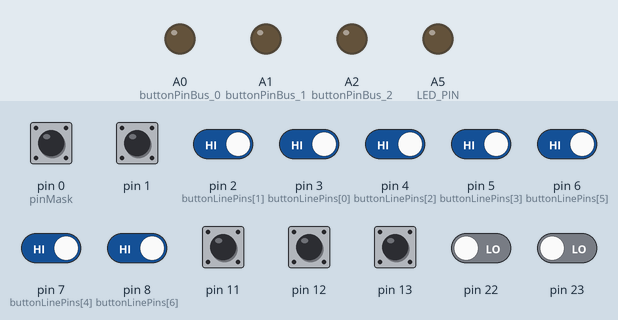
The sketch below on a simulated Arduino Uno, built with avr-gcc and run on an emulated ATmega328P. On the bench: output pins drawn as LEDs (lit = HIGH). Inputs (shaded band) come from the test bench; at power-on: pin 0 (pinMask), pin 1, pin 2 (buttonLinePins[1]), pin 3 (buttonLinePins[0]), pin 4 (buttonLinePins[2]), pin 5 (buttonLinePins[3]), pin 6 (buttonLinePins[5]), pin 7 (buttonLinePins[4]), pin 8 (buttonLinePins[6]), pin 11–13 HIGH, pin 22, pin 23 LOW. Sleep ends after the set time or at an interrupt; no radio packets arrive unless stated.

Above: at 5.0 s.
5.1 s: pin 4 (buttonLinePins[2]) driven LOW
At 5.5 s:
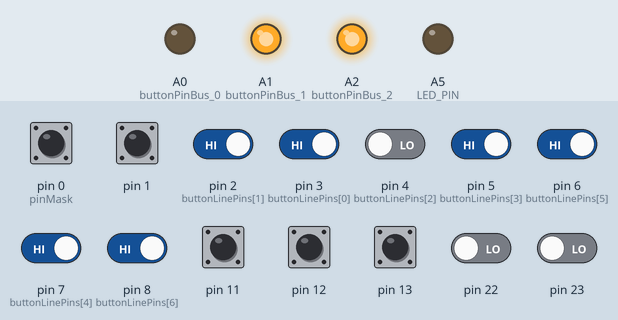
8.1 s: pin 2 (buttonLinePins[1]) driven LOW
At 9.2 s:
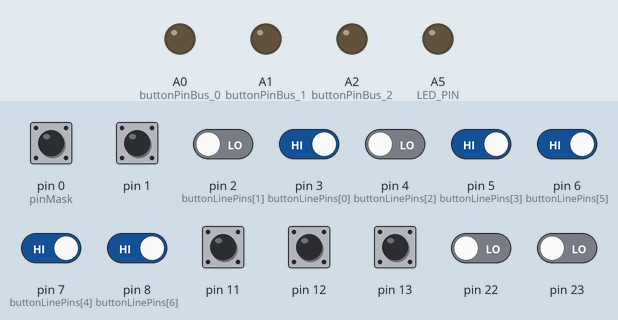
Timing chart, 0 to 11.1 s (numbered marks = the images above; inputs shaded):
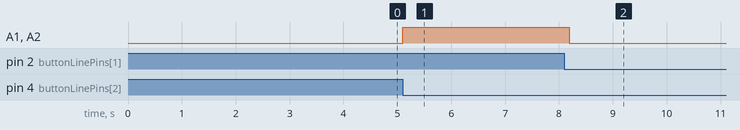

Measured:
- after the input at 5.1 s, A1 (buttonPinBus_1), A2 (buttonPinBus_2): LOW → HIGH at once
- after the input at 8.1 s, A1 (buttonPinBus_1), A2 (buttonPinBus_2): HIGH → LOW after 0.09 s

The sketch:

RemoteNRFController.ino
```cpp
/*
 * RemoteNRFController Rev 4
 * Description: Remote controller code with 21 buttons, deep sleep mode,
 *              and power-efficient handling of the nRF24L01+ and ATmega328P.
 * Date: 2025-01-23
 */

// #define DEBUG

#ifdef DEBUG
  #pragma message "Debugging enabled"
  #define DEBUG_PRINT(x) Serial.print(x)
  #define DEBUG_PRINTLN(x) Serial.println(x)
  #define DEBUG_PRINT_NUM(n, base) Serial.print(n, base)
#else
  #define DEBUG_PRINT(x)
  #define DEBUG_PRINTLN(x)
  #define DEBUG_PRINT_NUM(n, base)
#endif

#include <SPI.h>
#include <nRF24L01.h>
#include <RF24.h>
#include <avr/wdt.h>
#include <avr/sleep.h>
#include <avr/power.h>
#include <PinChangeInterrupt.h>  // For pin change interrupts on all buttons

#define CE_PIN 10
#define CSN_PIN 9
#define LED_PIN A5

const uint8_t buttonPinBus_0 = A0;
const uint8_t buttonPinBus_1 = A1;
const uint8_t buttonPinBus_2 = A2;

const uint8_t buttonBusPins[3] = {buttonPinBus_0, buttonPinBus_1, buttonPinBus_2};
const int buttonBusPinsCount = 3;
const uint8_t buttonLinePins[10] = {3, 2, 4, 5, 7, 6, 8};
const int buttonLinePinsCount = 7;

volatile bool wakeUpFlag = false;  // Flag to indicate wake-u

RF24 radio(CE_PIN, CSN_PIN);  // CE, CSN pins
const byte address[6] = "30012";  // Address for communication

// Define a unique ID for this remote controller in HEX
const unsigned long remoteID = 0xA1B2C3D4;  // Example: Remote ID in hexadecimal

void setup() {
  if (F_CPU == 8000000) clock_prescale_set(clock_div_2);
  if (F_CPU == 4000000) clock_prescale_set(clock_div_4);
  if (F_CPU == 2000000) clock_prescale_set(clock_div_8);
  if (F_CPU == 1000000) clock_prescale_set(clock_div_16);

  #ifdef DEBUG
  Serial.begin(9600);
  #endif

  DEBUG_PRINTLN("Setup");

  for (int i = 0; i < 20; i++) {
    pinMode(i, INPUT_PULLUP);  // For unused pins
  }

  pinMode(LED_PIN, OUTPUT);  // For LED_PIN, for my case 700 uA
  turnOffLed();

  for (int i = 0; i < 3; i++) {
    pinMode(buttonBusPins[i], OUTPUT);
    digitalWrite(buttonBusPins[i], LOW);
  }

  // Initialize buttons as input with pull-up resistors
  for (int i = 0; i < buttonLinePinsCount; i++) {
    pinMode(buttonLinePins[i], INPUT_PULLUP);
    attachPinChangeInterrupt(digitalPinToPCINT(buttonLinePins[i]), wakeUp, FALLING);
  }

  precomputeBusStates();

  // Initialize the radio
  radio.begin();
  radio.openWritingPipe(address);
  radio.setPALevel(RF24_PA_LOW);  // Low power for battery saving
  radio.stopListening();  // Set as a transmitter

  sleepMode();
}

void loop() {
  static unsigned long sentMs;
  static int line;

  int pressedButton = -1;
  if (wakeUpFlag) {
    DEBUG_PRINTLN("wakeUp");

    pressedButton = readSelectedButton();

    if (pressedButton != -1) {
      sendButtonPress(pressedButton);

      #ifdef DEBUG
      Serial.flush();  // Wait until all data is sent
      #endif
      debounceWithSleep(128);  // Enter sleep mode, but in real delay 300 ...
    }

    enabeAllBus();
  }

  if (pressedButton == -1) {
    wakeUpFlag = false;
    sleepMode();
  }
}

void sendButtonPress(int buttonIndex) {
  // Create a message structure
  struct Message {
    unsigned long remoteID;  // Remote ID in HEX
    int buttonIndex;         // Button index
  };

  Message msg;
  msg.remoteID = remoteID;  // Assign Remote ID
  msg.buttonIndex = buttonIndex;

  // Power up the radio, send the message, and power down
  radio.powerUp();
  bool success = radio.write(&msg, sizeof(msg));
  radio.powerDown();

  // Debugging via Serial Monitor
  DEBUG_PRINT("Remote ID: 0x");
  DEBUG_PRINT_NUM(remoteID, HEX);  // Print ID in HEX format
  DEBUG_PRINT(" - Button ");
  DEBUG_PRINT(buttonIndex);
  DEBUG_PRINTLN(success ? " Sent Successfully" : " Failed to Send");
}

void turnOnLed() {
  digitalWrite(LED_PIN, HIGH);
}

void turnOffLed() {
  digitalWrite(LED_PIN, LOW);
}

//

void setupWatchdogTimer(uint16_t millis) {
  cli();
  wdt_reset();
  uint8_t wdtPrescaler = 0;
  if (millis <= 16) wdtPrescaler = (1 << WDP0);
  else if (millis <= 32) wdtPrescaler = (1 << WDP1);
  else if (millis <= 64) wdtPrescaler = (1 << WDP1) | (1 << WDP0);
  else if (millis <= 128) wdtPrescaler = (1 << WDP2);
  else if (millis <= 256) wdtPrescaler = (1 << WDP2) | (1 << WDP0);
  else if (millis <= 512) wdtPrescaler = (1 << WDP2) | (1 << WDP1);
  else if (millis <= 1024) wdtPrescaler = (1 << WDP2) | (1 << WDP1) | (1 << WDP0);
  else if (millis <= 2048) wdtPrescaler = (1 << WDP3);
  else if (millis <= 4096) wdtPrescaler = (1 << WDP3) | (1 << WDP0);
  else wdtPrescaler = (1 << WDP3) | (1 << WDP1);
  WDTCSR |= (1 << WDCE) | (1 << WDE);
  WDTCSR = wdtPrescaler;
  WDTCSR |= (1 << WDIE);
  sei();
}

ISR(WDT_vect) {
  wdt_disable();
}

void sleepWithWatchdog(uint16_t millis) {
  // detachPinChangeInterrupt
  for (int i = 0; i < buttonLinePinsCount; i++) {
    detachPinChangeInterrupt(digitalPinToPCINT(buttonLinePins[i]));
  }

  //Disable ADC
  ADCSRA &= ~(1<<ADEN);

  set_sleep_mode(SLEEP_MODE_PWR_DOWN);
  sleep_enable();
  setupWatchdogTimer(millis);
  sleep_mode();
  sleep_disable();

  // Re-enable ADC
  ADCSRA |= (1 << ADEN);

  // attachPinChangeInterrupt
  for (int i = 0; i < buttonLinePinsCount; i++) {
    attachPinChangeInterrupt(digitalPinToPCINT(buttonLinePins[i]), wakeUp, FALLING);
  }
}

void debounceWithSleep(uint16_t millis) {
  sleepWithWatchdog(millis);
}

//

void wakeUp() {
  // Set the wake-up flag
  wakeUpFlag = true;
}

void sleepMode() {
  DEBUG_PRINTLN("enter sleep");
  #ifdef DEBUG
  Serial.flush();
  #endif

  // Power down the nRF24L01+
  radio.powerDown();

  ADCSRA &= ~(1<<ADEN); //Disable ADC
  ACSR = (1<<ACD); //Disable the analog comparator
  DIDR0 = 0x3F; //Disable digital input buffers on all ADC0-ADC5 pins
  DIDR1 = (1<<AIN1D)|(1<<AIN0D); //Disable digital input buffer on AIN1/0

  power_all_disable();
  power_adc_disable();
  power_twi_disable();
  power_spi_disable();
  power_usart0_disable();
  power_timer0_disable();
  power_timer1_disable();
  power_timer2_disable();

  // Set sleep mode to power-down
  set_sleep_mode(SLEEP_MODE_PWR_DOWN);

  // Disable Brown-Out Detector (BOD)
  sleep_bod_disable();

  // Enter sleep mode
  sleep_enable();
  sleep_mode();  // The MCU sleeps here until an interrupt occurs

  // Wake up here
  sleep_disable();  // Disable sleep mode after waking up
  power_all_enable();

  // Re-enable ADC
  ADCSRA |= (1 << ADEN);
}

// Utils

//Line: 128-320 us
//Bus: 192 - 640 us
int readSelectedButton() {

  #ifdef DEBUG
  static unsigned long start;
  static unsigned long selectedLineMs;
  static unsigned long selectedBusMs;

  start = micros();
  #endif

  int selectedLinePin = readSelectedLinePin();
  int selectedBus = -1; // Initialize selectedBus variable

  #ifdef DEBUG
  selectedLineMs = micros() - start;
  start = micros();
  #endif

  if (selectedLinePin != -1) {
    turnOnLed(); // not the best place, but I do not want to turn on led during transmission to decrease peak consumption

    selectedBus = readSelectedBusWithPin(selectedLinePin);  // Create a mask for buttonBusPins (assuming they are on PORTC)

    turnOffLed();

    #ifdef DEBUG
    selectedBusMs = micros() - start;

    DEBUG_PRINT("Selected line pin: ");
    DEBUG_PRINT(selectedLinePin);  // Print ID in HEX format
    DEBUG_PRINT("; selected bus: ");
    DEBUG_PRINTLN(selectedBus);

    DEBUG_PRINT("Selected line us: ");
    DEBUG_PRINT(selectedLineMs);
    DEBUG_PRINT("; Selected Bus us: ");
    DEBUG_PRINTLN(selectedBusMs);  // Print ID in HEX format
    #endif

    if (selectedBus != -1) {
      return (selectedBus * 10) + selectedLinePin;
    }
  }

  return -1;
}

static uint8_t busStateMask[buttonBusPinsCount];  // Store (bitMask[i1] | bitMask[i2])

void precomputeBusStates() {
  for (uint8_t i = 0; i < buttonBusPinsCount; i++) {
    uint8_t i1 = (i + 1) % buttonBusPinsCount;
    uint8_t i2 = (i + 2) % buttonBusPinsCount;
    busStateMask[i] = digitalPinToBitMask(buttonBusPins[i1]) | digitalPinToBitMask(buttonBusPins[i2]);
  }
}

int readSelectedBusWithPin(int selectedPin) {
  int selectedBus = -1;  // Initialize selectedBus variable
  static uint8_t portMask = buttonBusPinsMask();  // Create a mask for buttonBusPins (assuming they are on PORTC)

  for (uint8_t i = 0; i < buttonBusPinsCount; i++) {
    // Set the bus state in one operation
    PORTC = (PORTC & ~portMask) | busStateMask[i];

    int newSelectedPin = readSelectedLinePin();
    if (selectedPin == newSelectedPin) {
      selectedBus = i;
      break;
    }
  }
  return selectedBus;
}

int readSelectedLinePin() {
  int selectedLinePin = -1;

  // Mask for pins to check on PORTD (pins 0-7 on ATmega328P)
  static uint8_t pinPortDMask = buttonLinePinsMaskPortD(); // 0 - 7
  static uint8_t pinPortBMask = buttonLinePinsMaskPortB(); // 8 - 13

  // Read the entire PORTD and PORTB
  uint8_t pinPortDStates = PIND | ~pinPortDMask; // mark all bits that not in mask as HIGH

  selectedLinePin = getLowPinFromPort(pinPortDStates);
  if (selectedLinePin == -1) {
    uint8_t pinPortBStates = PINB | ~pinPortBMask; // mark all bits that not in mask as HIGH
    selectedLinePin = getLowPinFromPort(pinPortBStates);
    if (selectedLinePin >= 0) {
      selectedLinePin += 8;
    }
  }

  return selectedLinePin;
}

int getLowPinFromPort(uint8_t portStates) {
  // Check which pin is LOW in the given port state.
  // Only one pin is assumed to be LOW at a time.

  if (portStates == 0b11111110) return 0; // 254 Pin 0 is LOW
  else if (portStates == 0b11111101) return 1; // 253 Pin 1 is LOW
  else if (portStates == 0b11111011) return 2; // 251 Pin 2 is LOW
  else if (portStates == 0b11110111) return 3; // 247 Pin 3 is LOW
  else if (portStates == 0b11101111) return 4; // 239 Pin 4 is LOW
  else if (portStates == 0b11011111) return 5; // 223 Pin 5 is LOW
  else if (portStates == 0b10111111) return 6; // 191 Pin 6 is LOW
  else if (portStates == 0b01111111) return 7; // 127 Pin 7 is LOW
  else return -1; // No LOW pin detected
}

void enabeAllBus() {
  static uint8_t portMask = buttonBusPinsMask();
  PORTC &= ~portMask;  // Set all bus pins to LOW
}

uint8_t buttonLinePinsMaskPortD() {
  uint8_t pinMask = 0;
  for (int i = 0; i < buttonLinePinsCount; i++) {
    if (buttonLinePins[i] >= 2 && buttonLinePins[i] <= 7) {
      pinMask |= digitalPinToBitMask(buttonLinePins[i]);  // Create a mask for the pins
    }
  }
  return pinMask;
}

uint8_t buttonLinePinsMaskPortB() {
  uint8_t pinMask = 0;
  for (int i = 0; i < buttonLinePinsCount; i++) {
    if (buttonLinePins[i] >= 8 && buttonLinePins[i] <= 13) {
      pinMask |= digitalPinToBitMask(buttonLinePins[i]);  // Create a mask for the pins
    }
  }
  return pinMask;
}

uint8_t buttonBusPinsMask() {
  uint8_t pinMask = 0;
  for (int i = 0; i < buttonBusPinsCount; i++) {
    pinMask |= digitalPinToBitMask(buttonBusPins[i]);  // Create a mask for the pins
  }
  return pinMask;
}

//Line: 384; then 128-192 us
//Bus: 3000 us
int readSelectedButton1() {
  static unsigned long start;
  static unsigned long selectedLineMs;
  static unsigned long selectedBusMs;

  start = micros();

  unsigned long selectedLine = -1;
  for (int i = 0; i < buttonLinePinsCount; i++) {
    if (digitalRead(buttonLinePins[i]) == LOW) {
      selectedLine = i;
      break;
    }
  }

  selectedLineMs = micros() - start;
  start = micros();

  if (selectedLine != -1) {
    int selectedBus = -1;
    for (int i = 0; i < buttonBusPinsCount; i++) {
      int i1 = (i + 1) % buttonBusPinsCount;
      int i2 = (i + 2) % buttonBusPinsCount;
      digitalWrite(buttonBusPins[i], LOW);
      digitalWrite(buttonBusPins[i1], HIGH);
      digitalWrite(buttonBusPins[i2], HIGH);

      if (digitalRead(buttonLinePins[selectedLine]) == LOW) {
        selectedBus = i;
        break;
      }
    }

    selectedBusMs = micros() - start;

    DEBUG_PRINT("Selected line: ");
    DEBUG_PRINT(selectedLine);  // Print ID in HEX format
    DEBUG_PRINT("; selected bus: ");
    DEBUG_PRINTLN(selectedBus);

    DEBUG_PRINT("Selected line us: ");
    DEBUG_PRINT(selectedLineMs);
    DEBUG_PRINT("; Selected Bus us: ");
    DEBUG_PRINTLN(selectedBusMs);  // Print ID in HEX format

    if (selectedBus != -1) {
      return (selectedBus * 10) + selectedLine;
    }
  }
  return -1;
}

// void test() {
  // Return to sleep mode
  // radio.powerDown();  // Ensure the radio is in power-down mode
  // Serial.println("radio.powerDown");

  // sleepMode();

  // Serial.println("powerUp");
  // radio.powerUp();
  // delay(8000);

  // Serial.println("startListening 1");
  // radio.startListening();
  // delay(8000); // 21 mA

  // Serial.println("stopListening");
  // radio.stopListening();  // Set as a transmitter
  // delay(8000); // 7.7mA

  // Serial.println("powerDown");
  // radio.powerDown();
  // digitalWrite(9, LOW);  // CE pin
  // digitalWrite(10, LOW); // CSN pin
  // delay(8000); // 7.7 mA

  // sendButtonPress(1);
  // delay(2000);
// }
```
